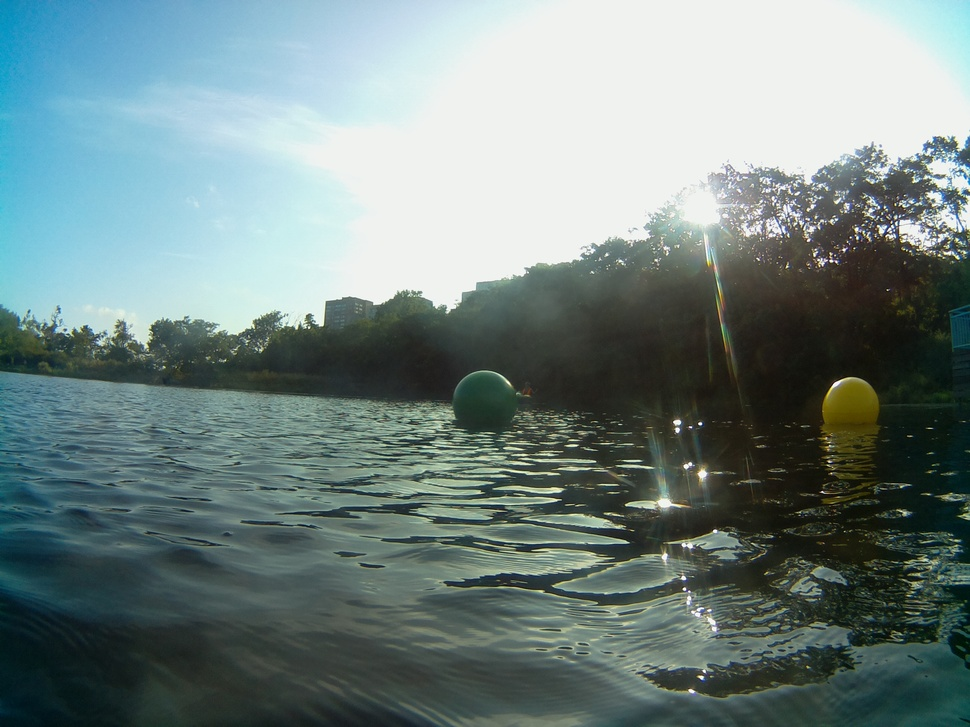
#> input picture camera_calibration/calibration/calibration_green.jpg, 970 x 727 px, shrunk from 2592 x 1944 before the run
$ python try_crop.py
#> lines starting #> are read from the running program, lines starting #| are printed output that depends on the picture; after the words box and inside, x2 and y2 are one past the last pixel; in counts of white or black regions, pixels touching at a corner belong together
### utils.py
import typing
from collections import namedtuple
import numpy
import cv2 as cv


Range = namedtuple('Range', ['low', 'high'])


def get_mask(color_ranges: typing.Union[typing.List[Range], Range] = None) -> typing.Callable:
    def mask(image: numpy.ndarray) -> numpy.ndarray:
        nonlocal color_ranges
        if not isinstance(color_ranges, list):
            color_ranges = [color_ranges]
        masks = []
        for color_range in color_ranges:
            masks.append(
                cv.inRange(image, color_range.low, color_range.high)
            )
        return sum(masks)
    return mask

### camera_calibration/try_crop.py
import cv2
import utils
import settings
import typing


def update_contours(mask: typing.Callable):
    contours, _ = cv2.findContours(mask(hsv_image), cv2.RETR_EXTERNAL, cv2.CHAIN_APPROX_NONE)
    new_contours = []
    for contour in contours:
        if contour.size < settings.CONTOURS_SENSITIVE:
            continue
        new_contours.append(contour)
    return new_contours

img = cv2.imread("calibration/calibration_green.jpg")
#> img is the input picture: shape (727, 970, 3); mean B, G, R 130.2, 131.9, 114
hsv_image = cv2.cvtColor(img, cv2.COLOR_BGR2HSV)
#> hsv_image: shape (727, 970, 3); mean H, S, V 70.3, 60.1, 136.1

height, width = img.shape[:2]
#> height = 727; width = 970
crop_img = img[int(height/2):int(height - height/3), :]
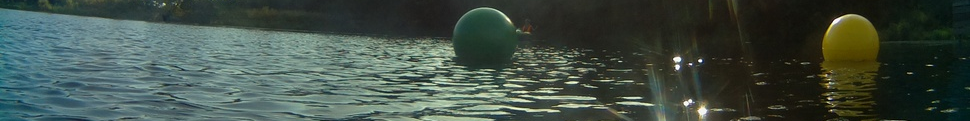
#> crop_img: shape (121, 970, 3); mean B, G, R 71, 79.5, 65.6

c_color = (0, 255, 0)

blue_mask = utils.get_mask(settings.YELLOW_RANGE)
contours = update_contours(blue_mask)
#> after the loop in mask, `for color_range in color_ranges:`: masks = 1 item
#> in mask, `return sum(masks)`:
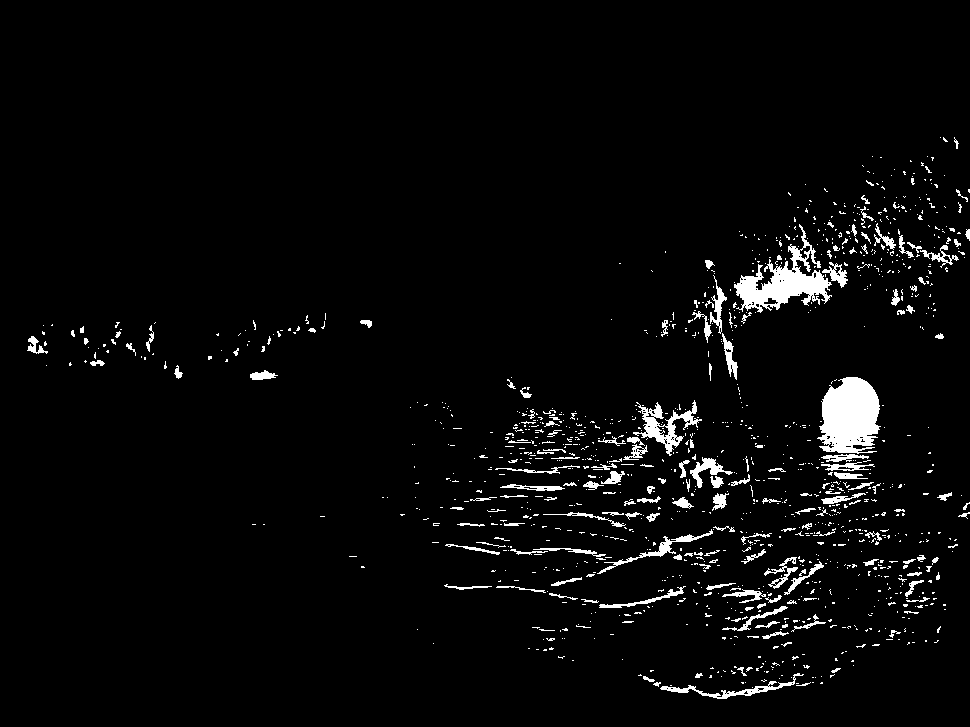
#> returned value: shape (727, 970); 3.5% white; 1206 white regions (1029 under 20 px)
#> in update_contours, `contours, _ = cv2.findContours(mask(hsv_image), cv2.RETR_EXTERNAL, cv2..`: contours = 1205 contours, 1117 with area under 20; largest, box (x1, y1, x2, y2) and area: (817, 377, 881, 454) 3476, (734, 224, 832, 313) 2793, (633, 400, 702, 456) 1054, (660, 673, 804, 699) 477, (597, 529, 713, 574) 392
#> the loop in update_contours, `for contour in contours:` made 1205 passes
#> contour on passes 1 to 3: [[752, 687]], [[670, 685], [671, 685]], [[796, 683], [797, 683], [798, 683], [797, 683]]
#> after the loop in update_contours, `for contour in contours:`: new_contours = 233 contours, 145 with area under 20; largest, box (x1, y1, x2, y2) and area: (817, 377, 881, 454) 3476, (734, 224, 832, 313) 2793, (633, 400, 702, 456) 1054, (660, 673, 804, 699) 477, (597, 529, 713, 574) 392
#> contours has the same summary as new_contours in update_contours
cv2.drawContours(img, contours, -1, c_color, 2)
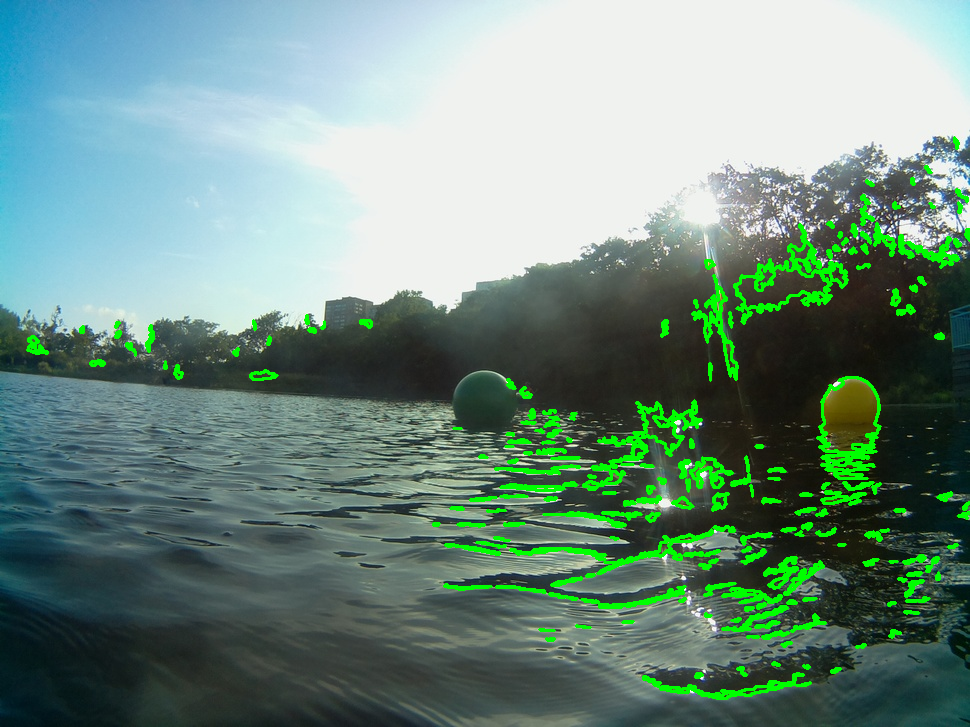
#> img: shape (727, 970, 3); 4.37% of pixels changed, all inside (x1, y1, x2, y2) = (26, 136, 970, 700)
print(len(contours))
#| 233

cv2.imshow("cropped.jpg", crop_img)
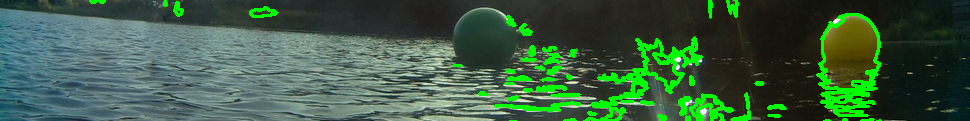
#> window 'cropped.jpg': shape (121, 970, 3); mean B, G, R 67.2, 92, 60.4
cv2.waitKey(0)

$ run again, with camera_calibration/calibration/calibration_0.jpg copied over camera_calibration/calibration/calibration_green.jpg
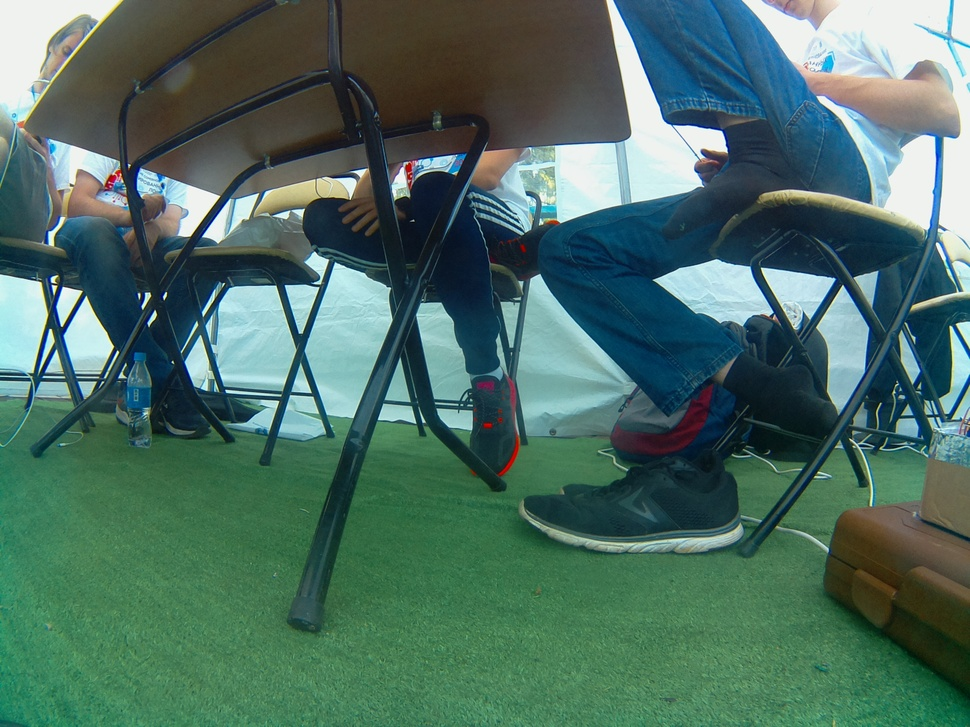
#> input picture camera_calibration/calibration/calibration_0.jpg, 970 x 727 px, shrunk from 2592 x 1944 before the run
#> img is the input picture: shape (727, 970, 3); mean B, G, R 100.2, 110.5, 77
#> hsv_image: shape (727, 970, 3); mean H, S, V 74.4, 113.9, 118.2
#> after the loop in mask, `for color_range in color_ranges:`: masks = 1 item
#> in mask, `return sum(masks)`:
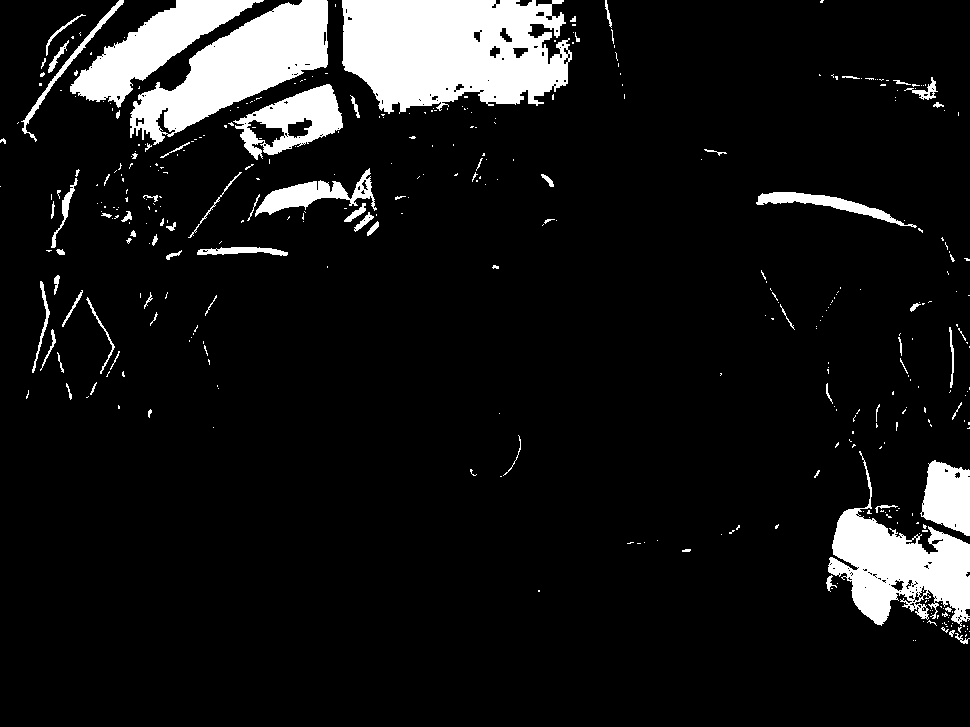
#> returned value: shape (727, 970); 9.5% white; 391 white regions (313 under 20 px)
#> in update_contours, `contours, _ = cv2.findContours(mask(hsv_image), cv2.RETR_EXTERNAL, cv2..`: contours = 389 contours, 351 with area under 20; largest, box (x1, y1, x2, y2) and area: (342, 0, 572, 114) 20552, (130, 0, 328, 145) 12314, (828, 451, 970, 626) 9987, (70, 0, 264, 108) 6911, (233, 84, 343, 160) 4437
#> the loop in update_contours, `for contour in contours:` made 389 passes
#> contour on passes 1 to 3: [[915, 640]], [[913, 640]], [[966, 634], [965, 635], [965, 636], [966, 635]]
#> after the loop in update_contours, `for contour in contours:`: new_contours = 97 contours, 59 with area under 20; largest, box (x1, y1, x2, y2) and area: (342, 0, 572, 114) 20552, (130, 0, 328, 145) 12314, (828, 451, 970, 626) 9987, (70, 0, 264, 108) 6911, (233, 84, 343, 160) 4437
#> `contours = update_contours(blue_mask)`: contours has the same summary as new_contours in update_contours
#> img: shape (727, 970, 3); 3.62% of pixels changed, all inside (x1, y1, x2, y2) = (0, 0, 970, 645)
#| 97
#> `cv2.imshow("cropped.jpg", crop_img)`:
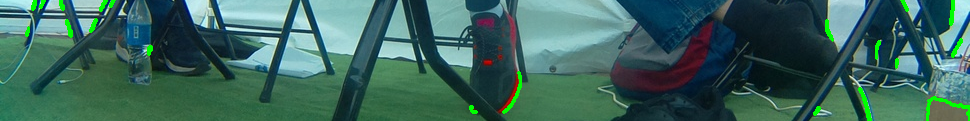
#> window 'cropped.jpg': shape (121, 970, 3); mean B, G, R 93.4, 102, 60

$ run again, with camera_calibration/calibration/calibration_1.jpg copied over camera_calibration/calibration/calibration_green.jpg
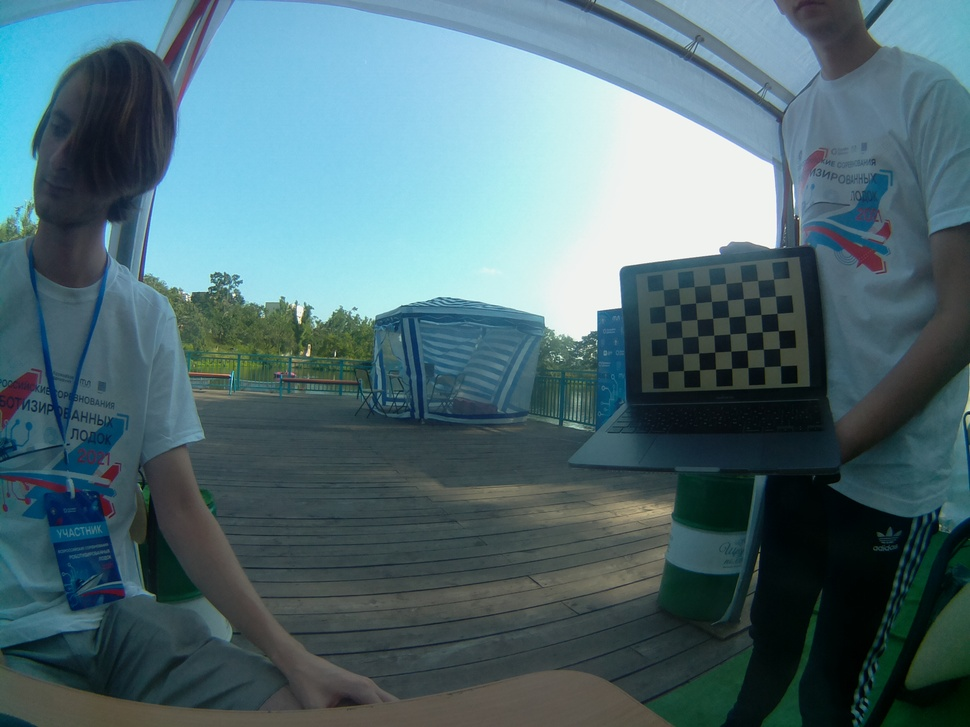
#> input picture camera_calibration/calibration/calibration_1.jpg, 970 x 727 px, shrunk from 2592 x 1944 before the run
#> img is the input picture: shape (727, 970, 3); mean B, G, R 116.4, 109, 80.8
#> hsv_image: shape (727, 970, 3); mean H, S, V 87.8, 97.1, 119.2
#> after the loop in mask, `for color_range in color_ranges:`: masks = 1 item
#> in mask, `return sum(masks)`:
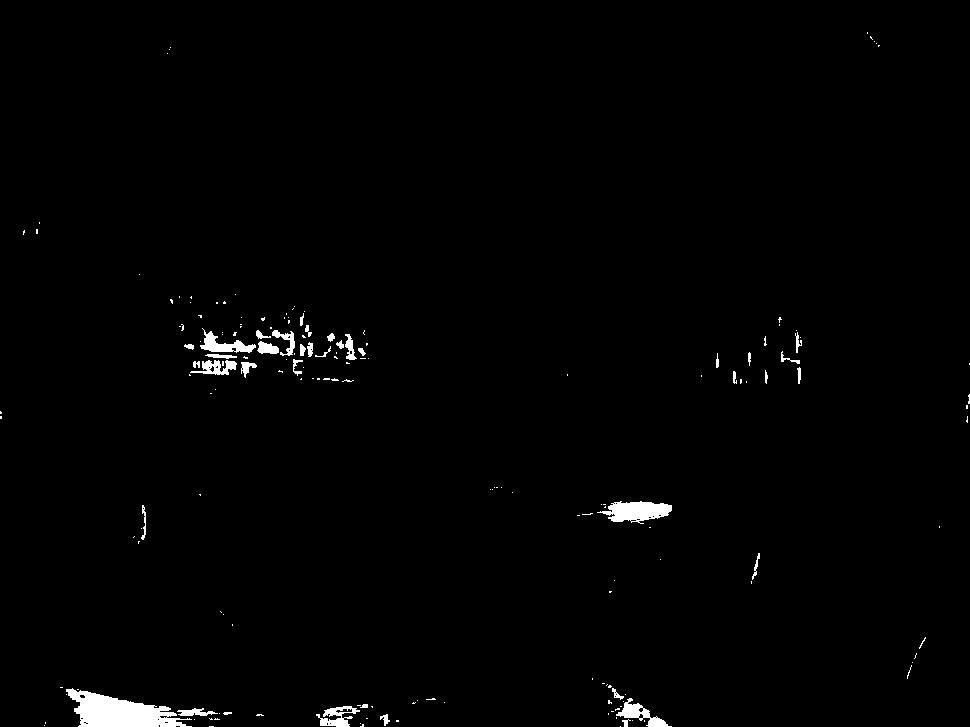
#> returned value: shape (727, 970); 1.2% white; 178 white regions (140 under 20 px)
#> in update_contours, `contours, _ = cv2.findContours(mask(hsv_image), cv2.RETR_EXTERNAL, cv2..`: contours = 178 contours, 147 with area under 20; largest, box (x1, y1, x2, y2) and area: (66, 688, 192, 727) 2544, (597, 501, 672, 524) 976, (616, 698, 672, 727) 478, (200, 328, 256, 353) 474, (316, 706, 360, 727) 386
#> the loop in update_contours, `for contour in contours:` made 178 passes
#> contour on passes 1, 3, 5: [[620, 726]], [[44, 725]], [[360, 723]]
#> after the loop in update_contours, `for contour in contours:`: new_contours = 46 contours, 15 with area under 20; largest, box (x1, y1, x2, y2) and area: (66, 688, 192, 727) 2544, (597, 501, 672, 524) 976, (616, 698, 672, 727) 478, (200, 328, 256, 353) 474, (316, 706, 360, 727) 386
#> `contours = update_contours(blue_mask)`: contours has the same summary as new_contours in update_contours
#> img: shape (727, 970, 3); 1.09% of pixels changed, all inside (x1, y1, x2, y2) = (65, 312, 970, 727)
#| 46
#> `cv2.imshow("cropped.jpg", crop_img)`:
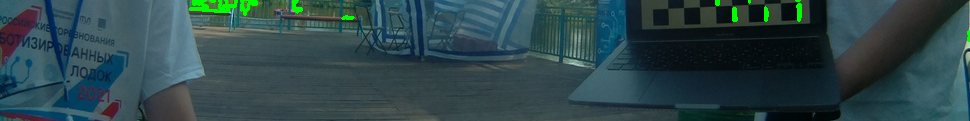
#> window 'cropped.jpg': shape (121, 970, 3); mean B, G, R 73.8, 69.9, 45.6
